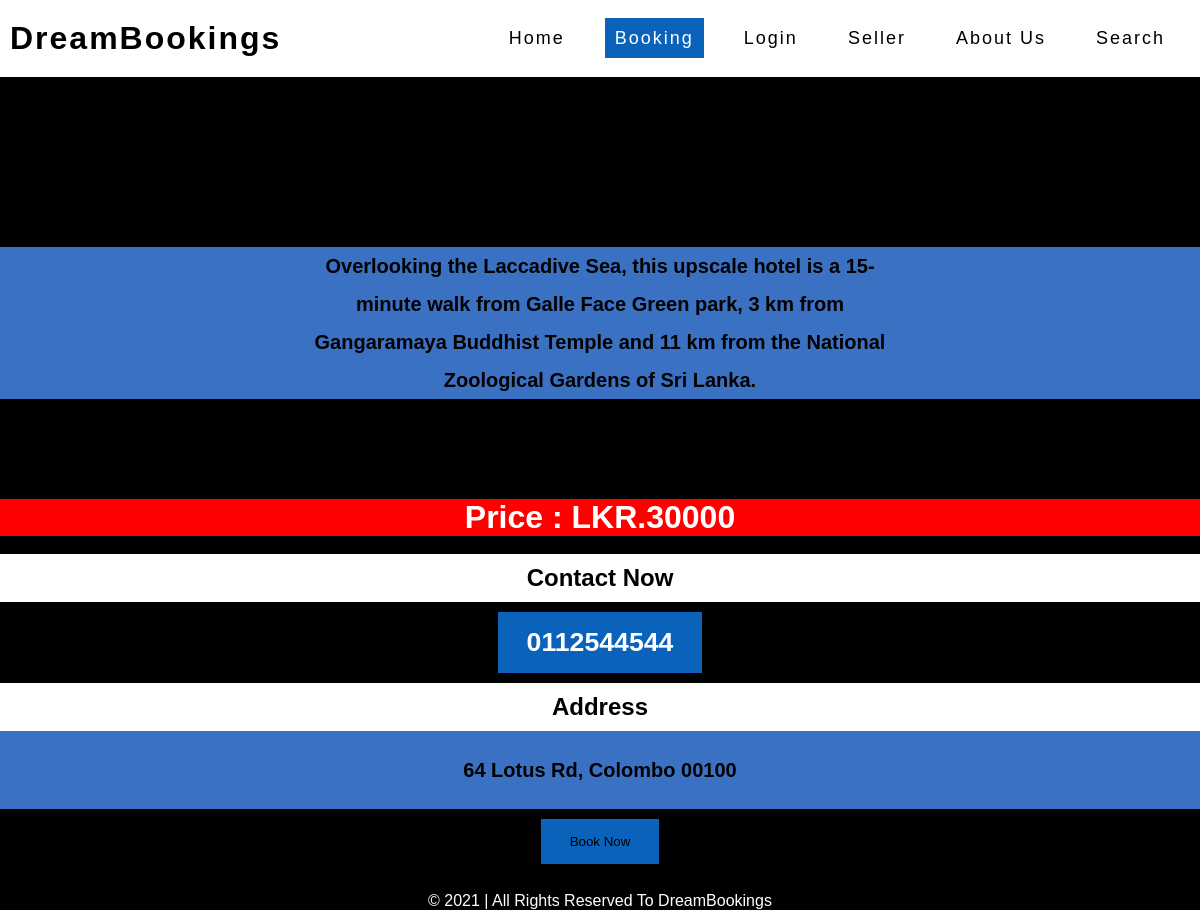
Screenshot of /TourSample.php?hotel_id=8 with the database file from the repository.
### tables this page shows
CREATE TABLE `hotels` (
  `hotel_id` int(6) NOT NULL,
  `owner_id` int(6) NOT NULL,
  `hotel_name` varchar(200) NOT NULL,
  `hotel_contact` varchar(14) NOT NULL,
  `hotel_address` varchar(1000) NOT NULL,
  `hotel_website` varchar(1000) NOT NULL,
  `hotel_desc` varchar(5000) NOT NULL,
  `hotel_price` int(100) NOT NULL,
  `hotel_type` varchar(100) NOT NULL
);

### TourSample.php (the view, shortened to what this page needs)
<?php include_once 'config.php'; ?>
<!DOCTYPE html>
<html lang="en">
<head>
   <link rel="stylesheet" href="css/styles.css">
</head>
<body>
    <header class="navbar">
    <a href="home.php" class="logo">DreamBookings</a>
        <ul>
        <li><a href="home.php">Home</a></li>
        <li><a class="active" href="Booking.php">Booking</a></li>
        <li><a href="Login.php">Login</a></li>
        <li><a href="SellerLogin.php">Seller</a></li>
        <li><a href="About.php">About Us</a></li>
        <li><a href="Search.php">Search</a></li>
    </ul>
    </header>
    <?php
    if(isset($_GET['hotel_id']))
    {
        $hotel_id = $_GET['hotel_id'];
        $sql = "SELECT *
                FROM  hotels
                WHERE hotel_id LIKE {$hotel_id}";
        $result = $connection ->query($sql);
        if($result -> num_rows > 0)
        {
            while($row = $result -> fetch_assoc())
            {
                echo "<br><br><br><br><br><center>";
                echo "<h1 style='padding:10px; color:black;'>".$row['hotel_name']."</h1>";
                echo "<div style='font-size:20px; background-color:rgba(78, 149, 255, 0.76); line-height: 1.9;' >";
                echo "<h3 style='margin:100px; width:50%; font-size:20px;'>".$row['hotel_desc']."</h3>";
                echo "</div>";
                echo "<h1 style='background-color:red; color:white;'> Price : LKR.".$row['hotel_price']."</h1>";
                echo "<br>";
                echo "<h2 style='color:black; padding:10px; background-color:white;'>Contact Now</h2>";
                echo "<Button>"."<h1 style='color:white;' >".$row['hotel_contact']."</h1></button>";
                echo "<br>";
                echo "<h2 style='color:black; padding:10px; background-color:white;'>Address</h2>";
                echo "<div style='font-size:20px; padding:20px; background-color:rgba(78, 149, 255, 0.76); line-height: 1.9;' >";
                echo "<h3 style='font-size:20px;'>".$row['hotel_address']."</h3>";
                echo "</div>";
                echo "<a href ='Log.php'><button>Book Now</button></a>";
                echo "</center>";
            }
        }
    }
?>
    <?php include('php/footer.php');?>
</body>
</html>

### css/styles.css (style rules this page uses)
* { margin: 0; padding: 0; box-sizing: border-box; font-family: 'Poppings',sans-serif; text-decoration: none; }
body { background-color: rgb(0, 0, 0); }
.navbar { position: fixed; top:0; left:0; width:100%; display:flex; justify-content: space-between; align-items: center; transition: 0.6s; padding: 20px 10px; z-index: 100000; background-color: #FFFFFF; }
.navbar a.active { background-color: rgb(10, 98, 187); color: white; transition:0.8s; animation-duration: 1s; }
.navbar .logo { position: relative; font-weight: 700; color: rgb(0, 0, 0); font-size: 2em; letter-spacing: 2px; transition: 0.6s; }
.navbar ul { position: relative; display: flex; justify-content: center; align-items: center; }
.navbar ul li { position: relative; list-style: none; }
.navbar ul li a { position: relative; padding: 10px; background-color: rgb(255, 255, 255); margin: 0 15px; color:black; letter-spacing: 2px; font-weight: 500; font-size: large; transition: 0.6s; }
button { background-color: rgb(10, 98, 187); width: 100%; color: rgb(0, 0, 0); padding: 15px; margin: 10px 0px; border: none; cursor: pointer; width: auto; padding: 15px 29px; margin-left: 0px; }

### rows the page displays
hotels: hotel_desc "Overlooking the Laccadive Sea, this upscale hotel is a 15-minute walk from Galle Face Green park, 3 km from Gangaramaya Buddhist Temple and 11 km from the National Zoological Gardens of Sri Lanka.", hotel_price "30000", hotel_contact "0112544544", hotel_address "64 Lotus Rd, Colombo 00100"
